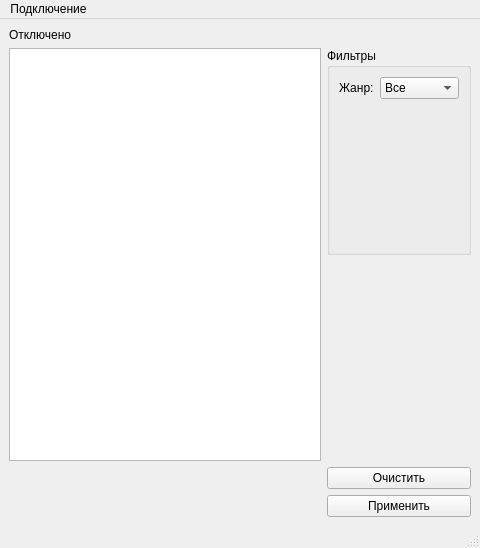
<?xml version="1.0" encoding="UTF-8"?>
<ui version="4.0">
 <class>MainWindow</class>
 <widget class="QMainWindow" name="MainWindow">
  <property name="geometry">
   <rect>
    <x>0</x>
    <y>0</y>
    <width>480</width>
    <height>548</height>
   </rect>
  </property>
  <property name="sizePolicy">
   <sizepolicy hsizetype="Preferred" vsizetype="Expanding">
    <horstretch>0</horstretch>
    <verstretch>0</verstretch>
   </sizepolicy>
  </property>
  <property name="windowTitle">
   <string>MainWindow</string>
  </property>
  <widget class="QWidget" name="centralwidget">
   <layout class="QGridLayout" name="gridLayout">
    <item row="4" column="1">
     <widget class="QPushButton" name="btnConnect">
      <property name="sizePolicy">
       <sizepolicy hsizetype="Minimum" vsizetype="Maximum">
        <horstretch>0</horstretch>
        <verstretch>0</verstretch>
       </sizepolicy>
      </property>
      <property name="text">
       <string>Применить</string>
      </property>
     </widget>
    </item>
    <item row="1" column="1">
     <widget class="QGroupBox" name="gb_filters">
      <property name="sizePolicy">
       <sizepolicy hsizetype="Preferred" vsizetype="Minimum">
        <horstretch>0</horstretch>
        <verstretch>0</verstretch>
       </sizepolicy>
      </property>
      <property name="title">
       <string>Фильтры</string>
      </property>
      <layout class="QFormLayout" name="formLayout">
       <item row="0" column="0">
        <widget class="QLabel" name="lb_category">
         <property name="text">
          <string>Жанр:</string>
         </property>
        </widget>
       </item>
       <item row="0" column="1">
        <widget class="QComboBox" name="comboBoxFilter">
         <item>
          <property name="text">
           <string>Все</string>
          </property>
         </item>
         <item>
          <property name="text">
           <string>Комедия</string>
          </property>
         </item>
         <item>
          <property name="text">
           <string>Ужасы</string>
          </property>
         </item>
        </widget>
       </item>
      </layout>
     </widget>
    </item>
    <item row="2" column="1">
     <spacer name="verticalSpacer">
      <property name="orientation">
       <enum>Qt::Vertical</enum>
      </property>
      <property name="sizeType">
       <enum>QSizePolicy::Minimum</enum>
      </property>
      <property name="sizeHint" stdset="0">
       <size>
        <width>20</width>
        <height>40</height>
       </size>
      </property>
     </spacer>
    </item>
    <item row="3" column="1">
     <widget class="QPushButton" name="btnClear">
      <property name="sizePolicy">
       <sizepolicy hsizetype="Minimum" vsizetype="Maximum">
        <horstretch>0</horstretch>
        <verstretch>0</verstretch>
       </sizepolicy>
      </property>
      <property name="text">
       <string>Очистить</string>
      </property>
     </widget>
    </item>
    <item row="0" column="0">
     <widget class="QLabel" name="lb_statusConnect">
      <property name="sizePolicy">
       <sizepolicy hsizetype="Preferred" vsizetype="Maximum">
        <horstretch>0</horstretch>
        <verstretch>0</verstretch>
       </sizepolicy>
      </property>
      <property name="text">
       <string>Отключено</string>
      </property>
     </widget>
    </item>
    <item row="1" column="0" rowspan="2">
     <widget class="QTableView" name="tableView"/>
    </item>
   </layout>
  </widget>
  <widget class="QMenuBar" name="menubar">
   <property name="geometry">
    <rect>
     <x>0</x>
     <y>0</y>
     <width>480</width>
     <height>22</height>
    </rect>
   </property>
   <widget class="QMenu" name="menu">
    <property name="title">
     <string>Подключение</string>
    </property>
    <addaction name="act_addData"/>
    <addaction name="separator"/>
    <addaction name="act_connect"/>
   </widget>
   <addaction name="menu"/>
  </widget>
  <widget class="QStatusBar" name="statusbar"/>
  <action name="act_connect">
   <property name="text">
    <string>Подключиться</string>
   </property>
  </action>
  <action name="act_addData">
   <property name="text">
    <string>Ввести данные</string>
   </property>
  </action>
 </widget>
 <resources/>
 <connections/>
</ui>
